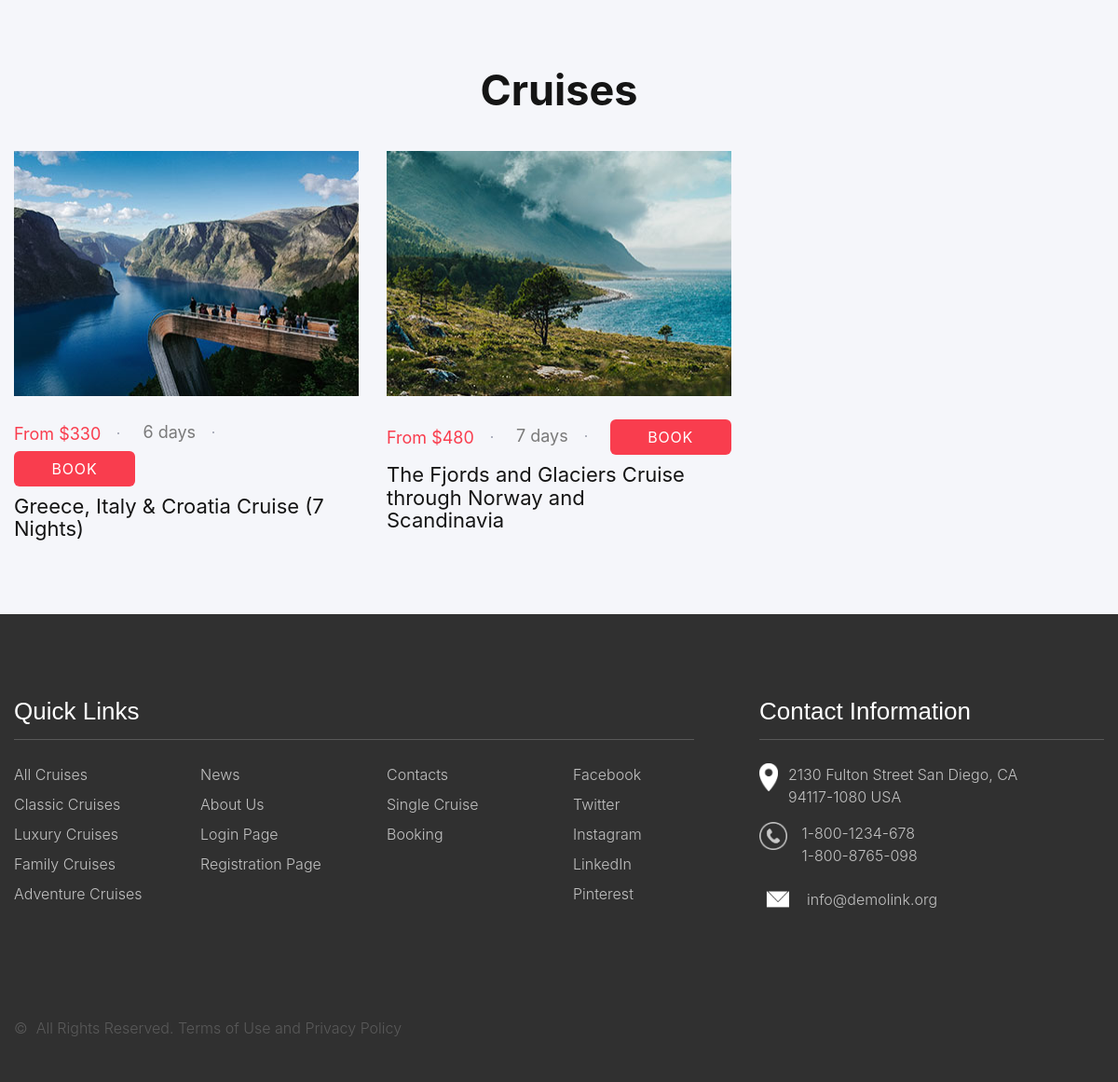
The page /cruises.php (signed in) on the database its author committed.
### tables this page shows
CREATE TABLE `cruises` (
  `c_id` int(10) NOT NULL,
  `c_name` varchar(100) NOT NULL,
  `c_days` int(5) NOT NULL,
  `c_price` int(10) NOT NULL,
  `c_pic` varchar(255) NOT NULL,
  `c_category` varchar(100) NOT NULL
);

### modules/cruise_display.php (the view, shortened to what this page needs)
<section class="section section-lg text-center bg-gray-100">
    <div class="container">
        <h2 class="wow-outer font-weight-bold text-gray-800 title-indent"><span class="wow slideInUp" style="visibility: visible; animation-name: slideInUp;">Cruises</span></h2>
        <div class="row row-50">
        <?php
            $ret = "SELECT * FROM `cruises`";
            $data = mysqli_query($conn, $ret);
            $total = mysqli_num_rows($data);
            if ($total > 0) {
                while ($row = mysqli_fetch_assoc($data)) {
            ?>
            <div class="col-sm-6 col-lg-4 wow-outer">
                <article class="post-classic wow slideInLeft" style="visibility: visible; animation-name: slideInLeft;">
                    <a class="post-classic-media" href="#">
                        <img src="admin/vendor/c_img/<?=$row['c_pic'];?>" alt="" width="370" height="264">
                    </a>
                    <ul class="post-classic-meta">
                        <li><a class="button-winona" href="#">
                                <div class="content-original">From $<?=$row['c_price'];?></div>
                            </a></li>
                        <li>
                            <time datetime="2018"><?=$row['c_days'];?> days</time>
                        </li>
                        <li>
                            <a href="book_cruise.php?cid=<?= $row['c_id']?>">
                                <button class="btn btn-primary">Book</button>
                            </a>
                        </li>
                    </ul>
                    <h5 class="post-classic-title text-gray-800"><a href="#"><?=$row['c_name'];?></a></h5>
                </article>
            </div>
            <?php
                }
            } else {
                echo '<p class="empty">No Cruise Added Yet!</p>';
            }
            ?>
        </div>
    </div>
</section>

### cruises.php (style rules this page uses)
button.btn.btn-primary { width: 130px; }

### rows shown on the page
cruises: c_pic (picture), c_price "330", c_days "6", c_name "Greece, Italy & Croatia Cruise (7 Nights)"
cruises: c_pic (picture), c_price "480", c_days "7", c_name "The Fjords and Glaciers Cruise through Norway and Scandinavia"
